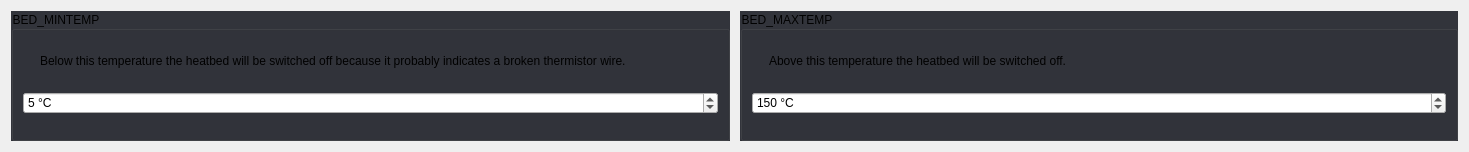
         <widget class="QWidget" name="scrollAreaWidgetContents_23">
          <property name="geometry">
           <rect>
            <x>0</x>
            <y>0</y>
            <width>1469</width>
            <height>152</height>
           </rect>
          </property>
          <property name="styleSheet">
           <string notr="true">#scrollAreaWidgetContents_23 {
	background: rgb(34, 35, 40);
}</string>
          </property>
          <layout class="QGridLayout" name="gridLayout_86">
           <property name="spacing">
            <number>10</number>
           </property>
           <item row="0" column="0">
            <widget class="QGroupBox" name="groupBox_31">
             <property name="focusPolicy">
              <enum>Qt::StrongFocus</enum>
             </property>
             <property name="styleSheet">
              <string notr="true">QGroupBox:!disabled {
	background: rgb(50, 52, 59);
}</string>
             </property>
             <property name="title">
              <string>BED_MINTEMP</string>
             </property>
             <layout class="QGridLayout" name="gridLayout_95">
              <property name="spacing">
               <number>10</number>
              </property>
              <item row="0" column="0">
               <widget class="QLabel" name="label_96">
                <property name="sizePolicy">
                 <sizepolicy hsizetype="Fixed" vsizetype="Fixed">
                  <horstretch>0</horstretch>
                  <verstretch>0</verstretch>
                 </sizepolicy>
                </property>
                <property name="text">
                 <string/>
                </property>
                <property name="pixmap">
                 <pixmap resource="../resources/resources.qrc">:/info_FILL0_wght100_GRAD0_opsz20.svg</pixmap>
                </property>
               </widget>
              </item>
              <item row="0" column="1">
               <widget class="QLabel" name="label_97">
                <property name="text">
                 <string>Below this temperature the heatbed will be switched off because it probably indicates a broken thermistor wire.</string>
                </property>
                <property name="wordWrap">
                 <bool>true</bool>
                </property>
               </widget>
              </item>
              <item row="1" column="0" colspan="2">
               <widget class="QSpinBox" name="uBedMintempSpinBox">
                <property name="suffix">
                 <string> °C</string>
                </property>
                <property name="maximum">
                 <number>100</number>
                </property>
                <property name="stepType">
                 <enum>QAbstractSpinBox::AdaptiveDecimalStepType</enum>
                </property>
                <property name="value">
                 <number>5</number>
                </property>
               </widget>
              </item>
             </layout>
            </widget>
           </item>
           <item row="0" column="1">
            <widget class="QGroupBox" name="groupBox_41">
             <property name="focusPolicy">
              <enum>Qt::StrongFocus</enum>
             </property>
             <property name="styleSheet">
              <string notr="true">QGroupBox:!disabled {
	background: rgb(50, 52, 59);
}</string>
             </property>
             <property name="title">
              <string>BED_MAXTEMP</string>
             </property>
             <layout class="QGridLayout" name="gridLayout_114">
              <property name="spacing">
               <number>10</number>
              </property>
              <item row="0" column="0">
               <widget class="QLabel" name="label_117">
                <property name="sizePolicy">
                 <sizepolicy hsizetype="Fixed" vsizetype="Fixed">
                  <horstretch>0</horstretch>
                  <verstretch>0</verstretch>
                 </sizepolicy>
                </property>
                <property name="text">
                 <string/>
                </property>
                <property name="pixmap">
                 <pixmap resource="../resources/resources.qrc">:/info_FILL0_wght100_GRAD0_opsz20.svg</pixmap>
                </property>
               </widget>
              </item>
              <item row="0" column="1">
               <widget class="QLabel" name="label_118">
                <property name="text">
                 <string>Above this temperature the heatbed will be switched off.</string>
                </property>
                <property name="wordWrap">
                 <bool>true</bool>
                </property>
               </widget>
              </item>
              <item row="1" column="0" colspan="2">
               <widget class="QSpinBox" name="uBedMaxtempSpinBox">
                <property name="suffix">
                 <string> °C</string>
                </property>
                <property name="maximum">
                 <number>500</number>
                </property>
                <property name="stepType">
                 <enum>QAbstractSpinBox::AdaptiveDecimalStepType</enum>
                </property>
                <property name="value">
                 <number>150</number>
                </property>
               </widget>
              </item>
             </layout>
            </widget>
           </item>
          </layout>
         </widget>
